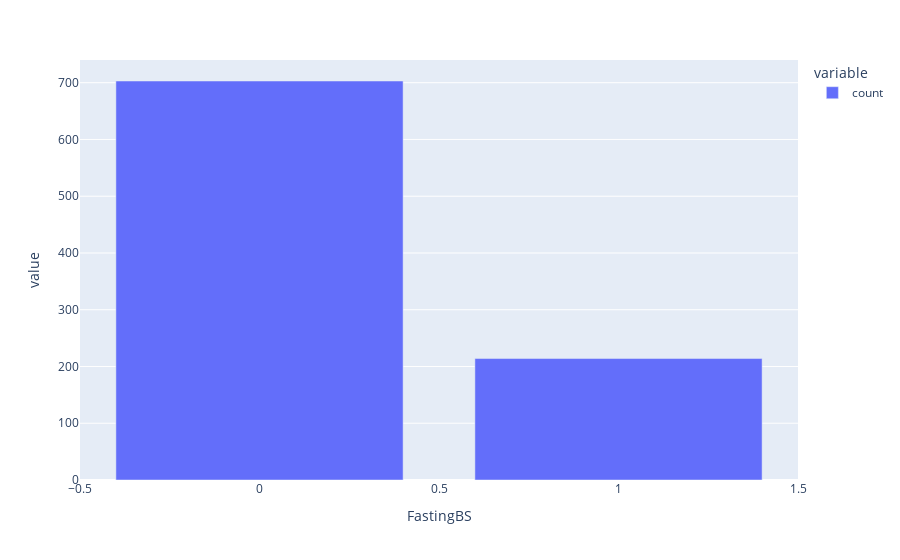

The cell this chart's notebook holds for it:
### Markdown cell above
# Fasting Blood sugar Factor

### Code cell
# Count of people with and without FastingBS 
px.bar(df.FastingBS.value_counts())

### Figure 1 — Plotly figure (JSON) as saved in the notebook; plotly's stock layout.template omitted (floating-point values rounded to 4 significant figures)
{"data": [{"alignmentgroup": "True", "hovertemplate": "variable=count<br>FastingBS=%{x}<br>value=%{y}<extra></extra>", "legendgroup": "count", "marker": {"color": "#636efa", "pattern": {"shape": ""}}, "name": "count", "offsetgroup": "count", "orientation": "v", "showlegend": true, "textposition": "auto", "type": "bar", "x": [0, 1], "xaxis": "x", "y": [703, 214], "yaxis": "y"}], "layout": {"autosize": true, "barmode": "relative", "legend": {"title": {"text": "variable"}, "tracegroupgap": 0}, "margin": {"t": 60}, "xaxis": {"anchor": "y", "autorange": true, "domain": [0, 1], "range": [-0.5, 1.5], "title": {"text": "FastingBS"}, "type": "linear"}, "yaxis": {"anchor": "x", "autorange": true, "domain": [0, 1], "range": [0, 740], "title": {"text": "value"}, "type": "linear"}}}
